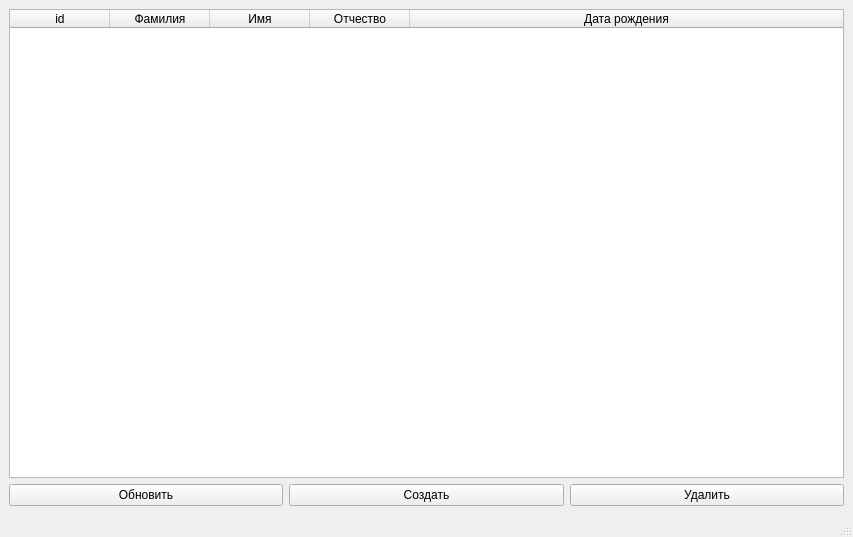
<?xml version="1.0" encoding="UTF-8"?>
<ui version="4.0">
 <class>MainWindow</class>
 <widget class="QMainWindow" name="MainWindow">
  <property name="geometry">
   <rect>
    <x>0</x>
    <y>0</y>
    <width>853</width>
    <height>537</height>
   </rect>
  </property>
  <property name="windowTitle">
   <string>MainWindow</string>
  </property>
  <widget class="QWidget" name="centralwidget">
   <layout class="QVBoxLayout" name="verticalLayout">
    <item>
     <widget class="QTableWidget" name="tableWidget">
      <property name="editTriggers">
       <set>QAbstractItemView::NoEditTriggers</set>
      </property>
      <property name="dragEnabled">
       <bool>false</bool>
      </property>
      <property name="selectionMode">
       <enum>QAbstractItemView::ExtendedSelection</enum>
      </property>
      <property name="selectionBehavior">
       <enum>QAbstractItemView::SelectRows</enum>
      </property>
      <attribute name="horizontalHeaderStretchLastSection">
       <bool>true</bool>
      </attribute>
      <attribute name="verticalHeaderVisible">
       <bool>false</bool>
      </attribute>
      <column>
       <property name="text">
        <string>id</string>
       </property>
      </column>
      <column>
       <property name="text">
        <string>Фамилия</string>
       </property>
      </column>
      <column>
       <property name="text">
        <string>Имя</string>
       </property>
      </column>
      <column>
       <property name="text">
        <string>Отчество</string>
       </property>
      </column>
      <column>
       <property name="text">
        <string>Дата рождения</string>
       </property>
      </column>
     </widget>
    </item>
    <item>
     <layout class="QHBoxLayout" name="horizontalLayout">
      <item>
       <widget class="QPushButton" name="push_button_update">
        <property name="text">
         <string>Обновить</string>
        </property>
       </widget>
      </item>
      <item>
       <widget class="QPushButton" name="push_button_create">
        <property name="text">
         <string>Создать</string>
        </property>
       </widget>
      </item>
      <item>
       <widget class="QPushButton" name="push_button_delete">
        <property name="text">
         <string>Удалить</string>
        </property>
       </widget>
      </item>
     </layout>
    </item>
   </layout>
  </widget>
  <widget class="QMenuBar" name="menubar">
   <property name="geometry">
    <rect>
     <x>0</x>
     <y>0</y>
     <width>853</width>
     <height>26</height>
    </rect>
   </property>
  </widget>
  <widget class="QStatusBar" name="statusbar"/>
 </widget>
 <resources/>
 <connections/>
</ui>
